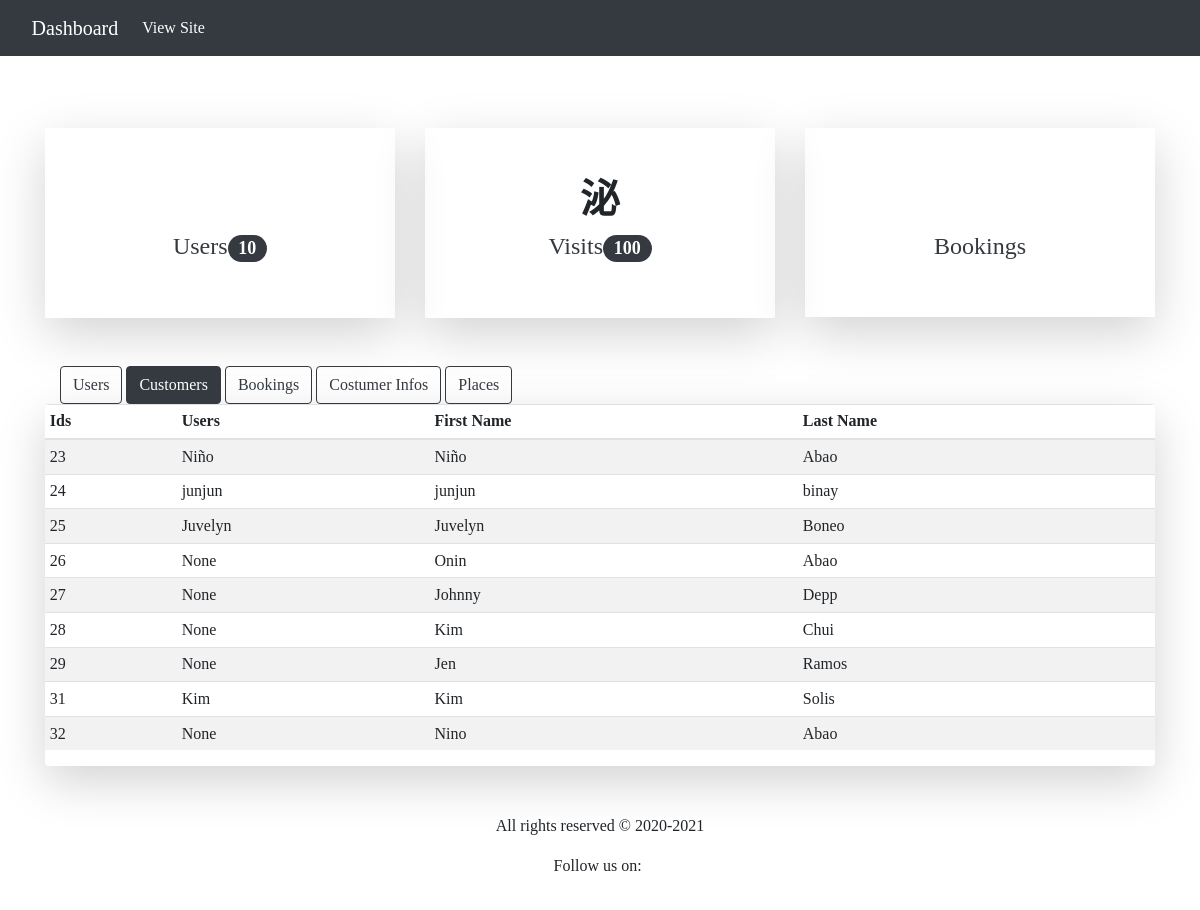
The page /dashboard/dashboard-customers/ (signed in) on the database its author committed.
### travel/models.py (models this page shows, shortened)
class Customer(models.Model):
	user = models.CharField(max_length=100, null=True)
	first_name = models.CharField(max_length=100, null=True)
	last_name = models.CharField(max_length=100, null=True)

### travel_crm/views.py (the view)
# urls.py: path('dashboard-customers/', DashboardCustomers.as_view(), name="travel-dashboard-customers"),
@method_decorator(staff_member_required, name='dispatch')
class DashboardCustomers(ListView):
	model = Customer
	template_name = 'travel_crm/dashboard-customers.html'
	context_object_name = 'customers'
	extra_context = {
		'title':'Customers'
	}

### travel_crm/templates/travel_crm/dashboard-customers.html
{% extends "travel_crm/base.html" %}
{% block content %}
	<div class="container mt-3 mb-5">
		<div class="row">
			<div class="col-lg-12">
				<div class="container">
					<a href="{% url 'travel-dashboard-users' %}" class="btn btn-outline-dark">Users</a>
					<a href="{% url 'travel-dashboard-customers' %}" class="btn btn-dark">Customers</a>
					<a href="{% url 'travel-dashboard-bookings' %}" class="btn btn-outline-dark">Bookings</a>
					<a href="{% url 'travel-dashboard-customer-infos' %}" class="btn btn-outline-dark">Costumer Infos</a>
					<a href="{% url 'travel-dashboard-places' %}" class="btn btn-outline-dark">Places</a>
				</div>
				<div class="table-responsive shadow-lg rounded">
	        <table class="table table-striped table-sm">
	          <thead>
	            <tr>
	              <th>Ids</th>
	              <th>Users</th>
	              <th>First Name</th>
	              <th>Last Name</th>
	            </tr>
	          </thead>
	          <tbody>
	          	{% for customer in customers %}
		            <tr>
		            	<td>{{ customer.id }}</td>
		            	<td>{{ customer.user }}</td>
		              <td>{{ customer.first_name }}</td>
		              <td>{{ customer.last_name }}</td>
		            </tr>
	            {% endfor %}
	          </tbody>
	        </table>
	      </div>
			</div>
		</div>
	</div>
{% endblock content %}

### rows shown on the page
Customer: id "23", user "Niño", first_name "Niño", last_name "Abao"
Customer: id "24", user "junjun", first_name "junjun", last_name "binay"
Customer: id "25", user "Juvelyn", first_name "Juvelyn", last_name "Boneo"
Customer: id "26", user "None", first_name "Onin", last_name "Abao"
Customer: id "27", user "None", first_name "Johnny", last_name "Depp"
Customer: id "28", user "None", first_name "Kim", last_name "Chui"
Customer: id "29", user "None", first_name "Jen", last_name "Ramos"
Customer: id "31", user "Kim", first_name "Kim", last_name "Solis"
Customer: id "32", user "None", first_name "Nino", last_name "Abao"
